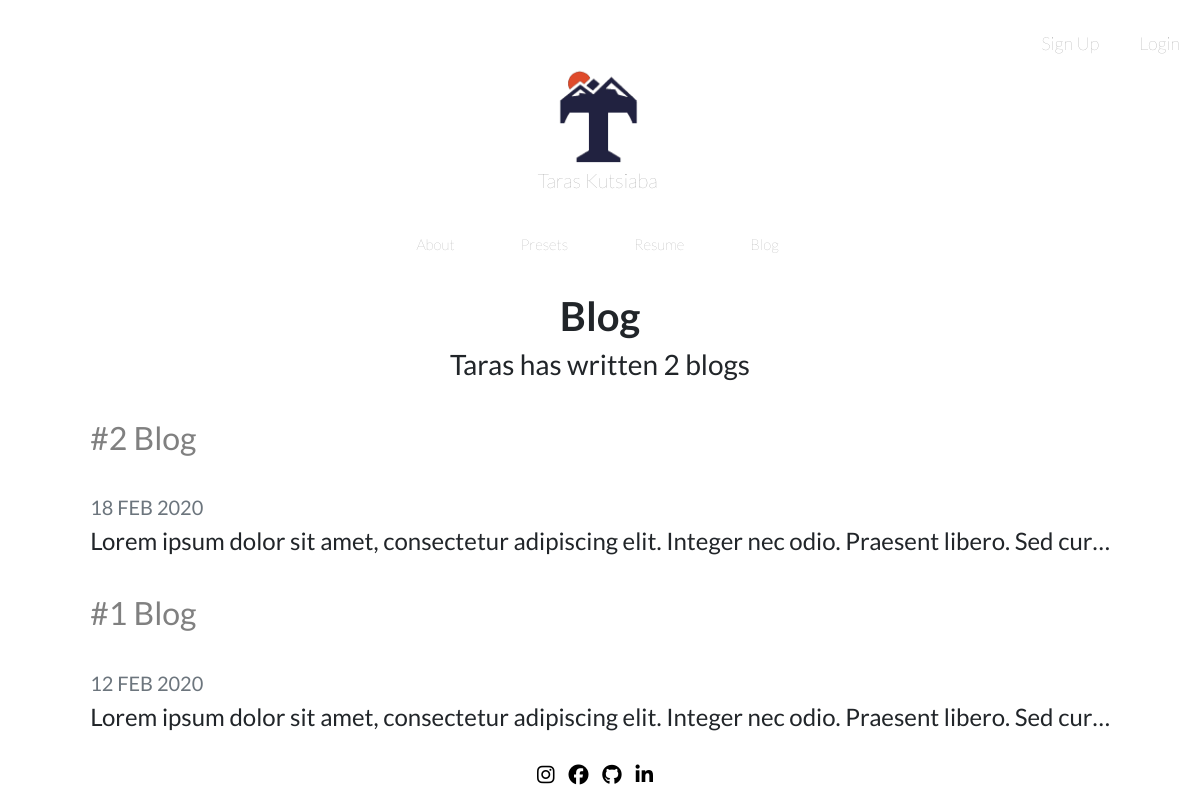
Screenshot of /blog/ with the database file from the repository.
### blog/models.py (models this page shows, shortened)
class Blog(models.Model):
    title = models.CharField(max_length=200)
    date = models.DateField()
    description = models.TextField()

### blog/views.py (the view)
# urls.py: path('', views.all_blogs, name = "all_blogs"),
def all_blogs(request):
    blogs = Blog.objects.order_by('-date')
    return render(request, "blog/all_blogs.html",{'blogs' : blogs})

### blog/templates/blog/all_blogs.html
{% extends "portfolio/base.html" %}
{% load static %}
{% block content %}
<h1 id="blogtitle" class="font-weight-bold text-center">Blog</h1>
<h3 class="text-center ">Taras has written {{ blogs.count }} blog{{ blogs.count|pluralize }}</h3>
{% for blog in blogs %}
<div>
  <div>
    <a href="{% url 'blog:detail' blog.id %}">
      <h2>{{ blog.title }}</h2>
    </a>
    <h5 class="text-muted">{{ blog.date|date:'d M Y'|upper }}</h5>
    <h4>{{ blog.description|striptags|truncatechars:100 }}</h4>
  </div>
</div>
{% endfor %}
{% endblock %}

### portfolio/templates/portfolio/base.html (shortened to what this page needs)
{% load static %}
<!doctype html>
<html lang="en">
<head>
  {% load static %}
  <link rel="stylesheet" href="https://stackpath.bootstrapcdn.com/bootstrap/4.4.1/css/bootstrap.min.css">
  <link rel="stylesheet" href="https://cdnjs.cloudflare.com/ajax/libs/font-awesome/4.7.0/css/font-awesome.min.css">
  <link rel="stylesheet" href="{% static "portfolio/base.css" %}">
</head>
<body>
<header class="header" id="header">
  <div class="login">
  {% if user.is_authenticated %}
    <h5 class="logged">Logged in as <b><em>{{ user.username }}</em></b></h5>
    <form action="{% url 'logoutuser' %}" method="post">
        {% csrf_token %}
      <button type="submit" class="b">Logout</button>
    </form>
  {% else %}
      <a role="button" href="{% url 'signupuser' %}">Sign Up</a>
      <a role="button" href="{% url 'loginuser' %}">Login</a>
  {% endif %}
  </div>
    <nav class="navbar navbar-expand-lg navbar-light">
      <div class="container">
        <div class="logoph">
          <a href="{% url 'home' %}">
            <img class="photologo" width="100" height="100" src="{% static "portfolio/Logo.png" %}" alt="Taras's Logo">
          </a>
        </div>
        <div class="logo">
          <a href="{% url 'home' %}">
            <span id="t">Taras Kutsiaba</span>
          </a>
        </div>
        <div class="collapse navbar-collapse" id="navbarSupported">
          <div class="nav" id="nav">
            <ul class="menu navbar-nav mr-auto">
              <li>
                <a class="nav-link" href="{% url 'about' %}">About</a>
              </li>
              <li>
                <a class="nav-link" href="{% url 'presets' %}">Presets</a>
              </li>
              <li>
                <a class="nav-link" href="{% static "portfolio/Taras Kutsiaba.pdf" %}" target="_blank">Resume</a>
              </li>
              <li>
                <a role="button" class="nav-link" href="{% url 'blog:all_blogs' %}">Blog</a>
              </li>
            </ul>
          </div>
        </div>
      </div>
    </nav>
</header>
   <div class="other">
    {% block content %}{% endblock %}
  </div>
<footer>
        <div class="footer">
          <a class="fb-ic" href="https://www.instagram.com/tarikkus/?hl=uk" target="_blank">
            <i class="fab fa-instagram" style="color:black;"></i>
          </a>
          <a class="fb-ic" href="https://www.facebook.com/taras.kutsyaba.7" target="_blank">
            <i class="fab fa-facebook" style="color:black;"></i>
          </a>
          <a class="fb-ic" href="https://github.com/tarikkus-lviv" target="_blank">
            <i class="fab fa-github" style="color:black;"></i>
          </a>
          <a class="fb-ic" href="https://www.linkedin.com/in/taras-kutsiaba-709807144/" target="_blank">
            <i class="fab fa-linkedin" style="color:black;"></i>
          </a>
        </div>
</footer>
</body>
</html>

### portfolio/static/portfolio/base.css (style rules this page uses)
* { padding: 0; margin: 0; }
body { display: flex; font-family: "Lato"; font-size: 20px; font-weight: 100; flex-direction: column; }
.container { display:flex; flex-direction: column; justify-content: space-between; align-items: center; }
.login { display: flex; align-items: flex-end; justify-content: flex-end; width: 100%; font-size: 18px; padding: 30px 0 0 0; }
.logoph { display: flex; justify-content: flex-start; }
a { text-decoration: none; color: grey; padding: 0 20px; }
.fb-ic { padding: 0 10px 0 0; }
.other { display: flex; flex-direction: column; align-items: center; justify-content: center; padding: 0 10px; }
.nav { display: flex; flex-direction: row; list-style-type: none; }
ul { display: flex; flex-direction: row; list-style-type: none; font-size: 15px; }
li { font-size: 15px; padding: 30px 25px 0 25px; }
header { display: flex; flex-direction: column; align-items: center; }
nav { display: flex; padding: 5px; margin: 0 5px 20px 0; }
footer { display: flex; align-items: center; justify-content: center; padding: 20px 0; width: 100%; }
.photologo { padding: 0 !important; }

### rows the page displays
Blog: title "#2 Blog", date "18 FEB 2020", description "Lorem ipsum dolor sit amet, consectetur adipiscing elit. Integer nec odio. Praesent libero. Sed cur…"
Blog: title "#1 Blog", date "12 FEB 2020", description "Lorem ipsum dolor sit amet, consectetur adipiscing elit. Integer nec odio. Praesent libero. Sed cur…"

### other values shown
{{ blogs.count }} "2"
